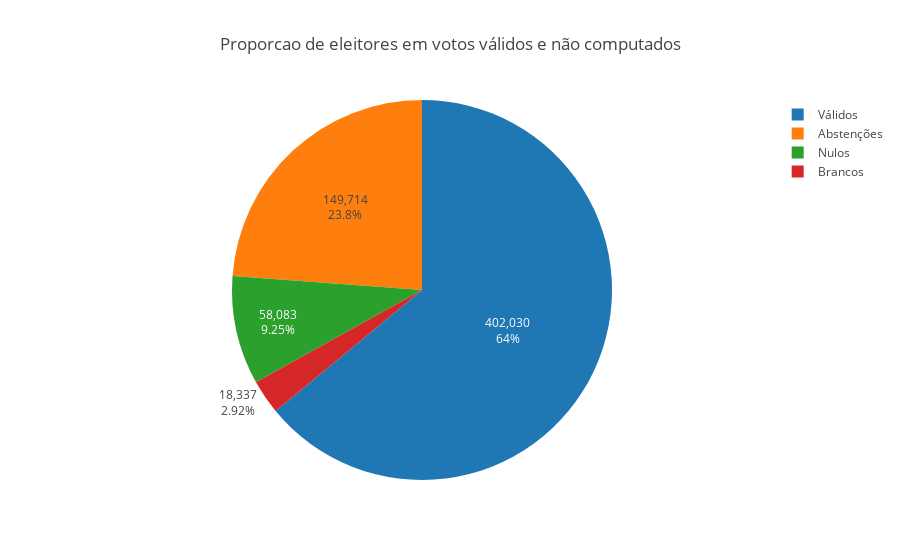

Notebook source saved alongside this figure:
### Markdown cell above
#### Visualizando a divisão entre os não considerados

### Code cell
values = [total_votos_validos, total_abstencoes, total_brancos, total_nulos]
labels = [ 'Válidos', 'Abstenções', 'Brancos', 'Nulos' ]

title = 'Proporcao de eleitores em votos válidos e não computados'
fig = generatePieChart(go=go, labels=labels, values=values, title=title)
py.iplot(fig)

### Figure 1 — Plotly figure (JSON) as saved in the notebook; plotly's stock layout.template omitted (floating-point values rounded to 4 significant figures)
{"data": [{"labels": ["Válidos", "Abstenções", "Brancos", "Nulos"], "textinfo": "percent+value", "type": "pie", "uid": "e58d920e-e058-11e8-b858-5cc9d399d62a", "values": [402030, 149714, 18337, 58083]}], "layout": {"title": "Proporcao de eleitores em votos válidos e não computados"}}
